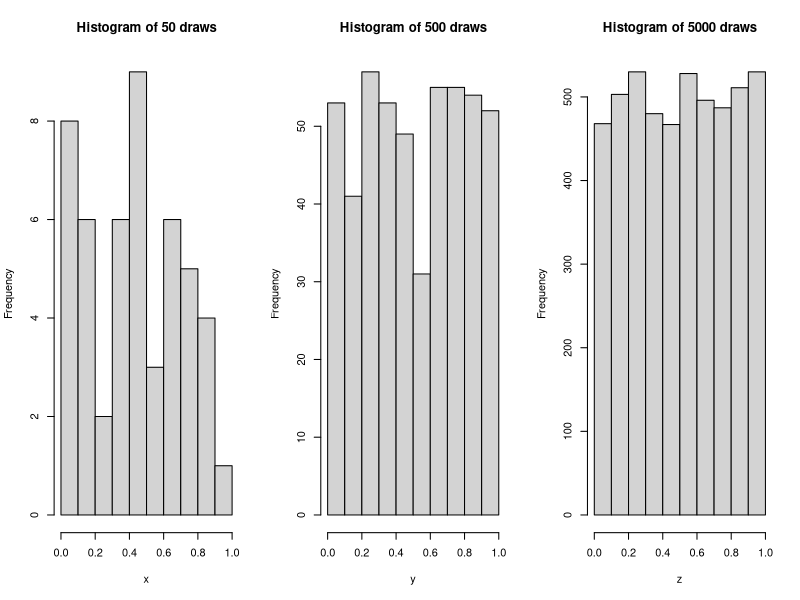

Recreate this plot in R.
## ---- chunk 1
par(mfrow=c(1,3))
x <- runif(50)
hist(x, main='Histogram of 50 draws')
y <- runif(500)
hist(y, main='Histogram of 500 draws')
z <- runif(5000)
hist(z, main='Histogram of 5000 draws')
